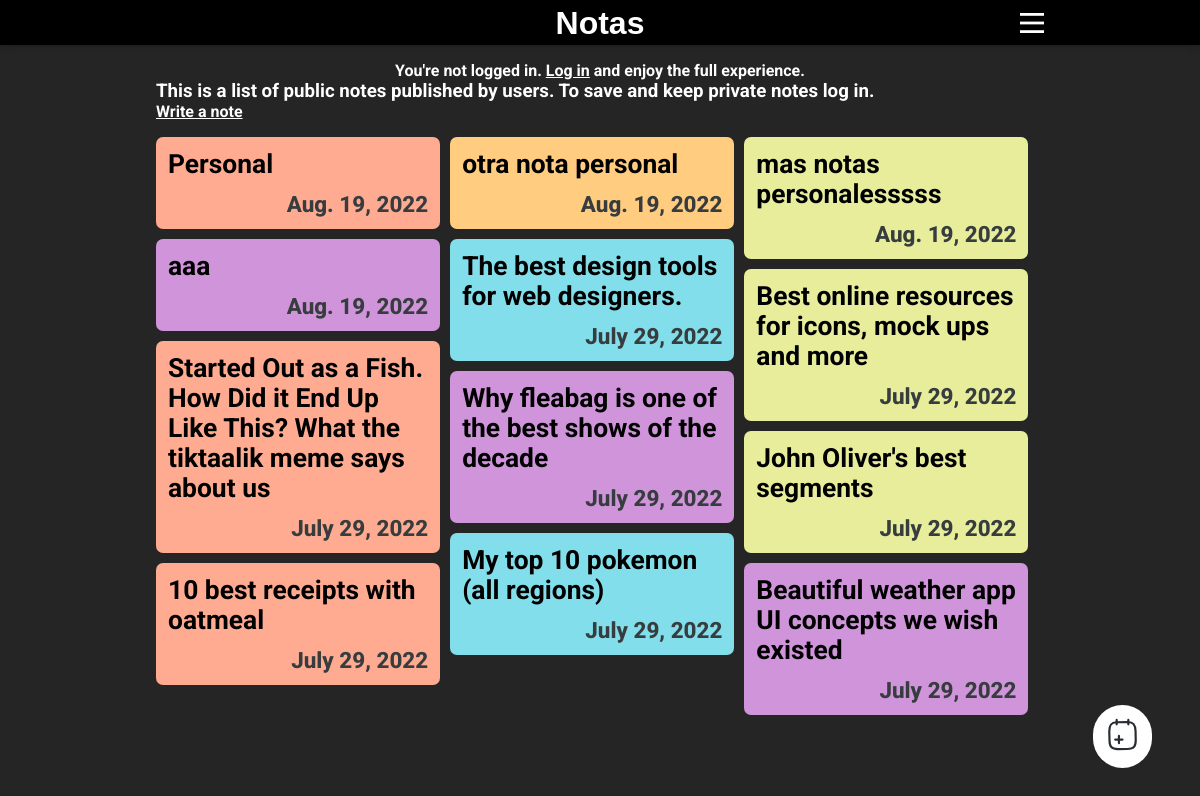
Before: / with the older database file.
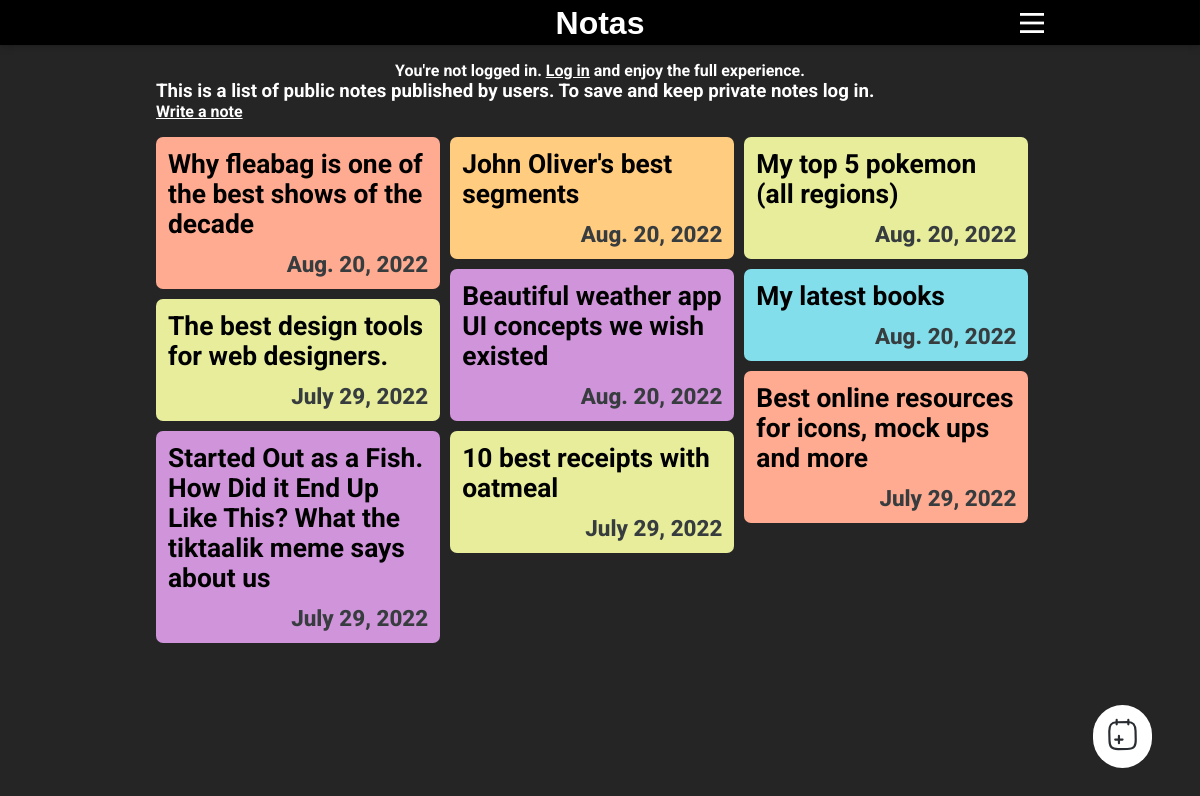
After: the same page with the newer database file.
### notas/models.py (models this page shows, shortened)
class Nota(models.Model):
    titulo = models.CharField(max_length=100)
    texto = models.TextField(max_length=1000,help_text="Texto de la nota")
    fecha = models.DateField(auto_now=True)
    usuario = models.ForeignKey(User, on_delete=models.SET_NULL, null=True, blank=True)
    PRIVACIDAD_NOTAS = (
        ('P', 'Publico'),
        ('X', 'Privado'),
        ('C', 'Compartido'),
    )
    privacidad = models.CharField(
        max_length=1,
        choices=PRIVACIDAD_NOTAS,
        default='P',
        help_text='Privacidad de la nota'
    )
    class Meta:
        ordering = ['fecha']
    def get_absolute_url(self):
        return reverse('nota-detail', args=[str(self.id)])

### notas/views.py (the view)
# urls.py: path('', views.index, name='index'),
def index(request):
    notas = Nota.objects.filter(privacidad='P').order_by('-fecha')
    context = {
        'notas' : notas,
    }
    return render(request, 'index.html', context)

### notas/templates/index.html
{% extends "base_generic.html" %}
{% block content %}
{% if user.is_authenticated %}
      <h3>Hola {{ user.get_username }}</h3>
      {% else %}
      <h4 class="no-log">You're not logged in. <a href="{% url 'login-c' %}" class="login-link">Log in</a> and enjoy the full experience.</h4>
      {% endif %}
<div class="notas-header">
    <h3>This is a list of public notes published by users. To save and keep private notes log in.</h3>
    <h4><a href="{% url 'create-note' %}" class="crear-link">Write a note</a></h4>
</div>
{% if notas %}
<ul class="notas-container" >
{% for nota in notas %}
    <li class="nota-li" >
        <a href="{{ nota.get_absolute_url }}" class="link-nota">
            <h2>{{ nota.titulo }}</h2>
            <p>{{ nota.fecha }}</p>
        </a>
    </li>
{% endfor %}
</ul>
{% endif %}
<div class="add-note">
    <a href="{% url 'create-note' %}">
        {% load static %}
        <img src="{% static 'img/note-add.svg' %}" alt="">
    </a>
</div>
{% endblock %}

Changed rows visible on the page:
no longer on this page (row edited): Nota: titulo "Personal", fecha "Aug. 19, 2022"
no longer on this page (row edited): Nota: titulo "otra nota personal", fecha "Aug. 19, 2022"
no longer on this page (row edited): Nota: titulo "mas notas personalesssss", fecha "Aug. 19, 2022"
no longer on this page (row edited): Nota: titulo "aaa", fecha "Aug. 19, 2022"
changed Nota "Why fleabag is one of the best shows of the decade": fecha "July 29, 2022" → "Aug. 20, 2022"; moves up the list
changed Nota "John Oliver's best segments": fecha "July 29, 2022" → "Aug. 20, 2022"; moves up the list
changed Nota: titulo "My top 10 pokemon (all regions)" → "My top 5 pokemon (all regions)"; fecha "July 29, 2022" → "Aug. 20, 2022"; moves up the list
changed Nota "Beautiful weather app UI concepts we wish existed": fecha "July 29, 2022" → "Aug. 20, 2022"; moves up the list
added Nota: titulo "My latest books", fecha "Aug. 20, 2022"
